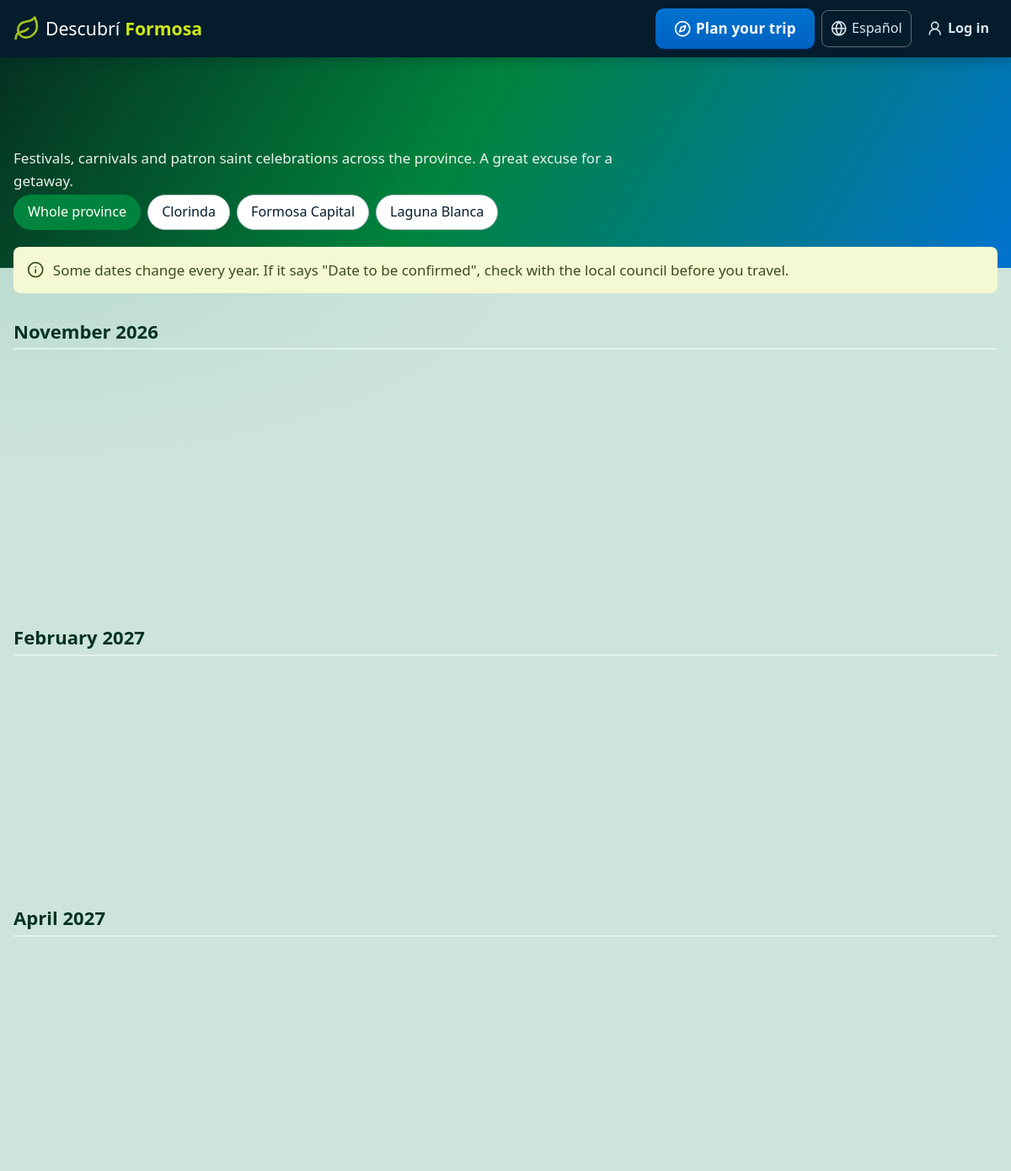
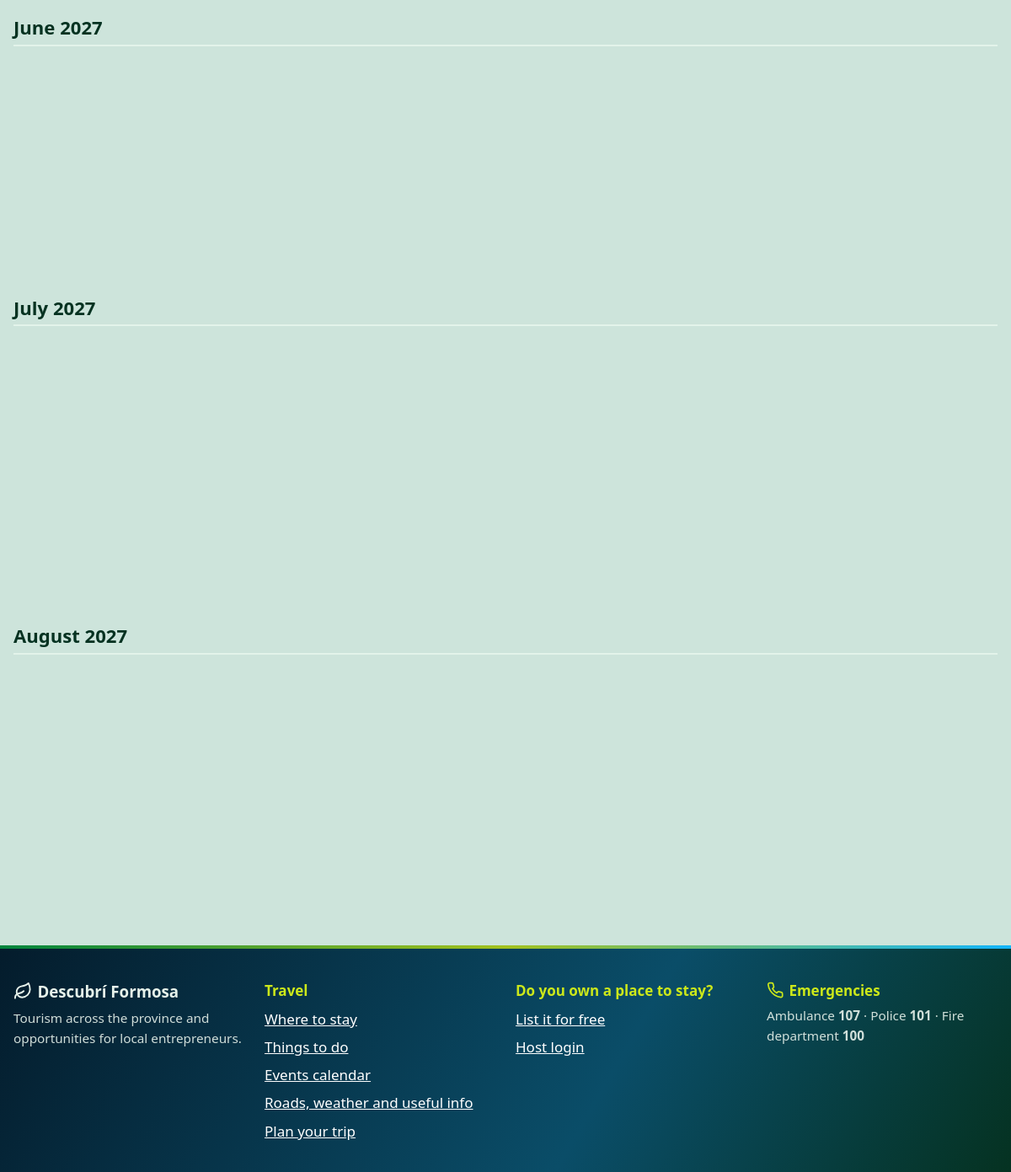
The page /eventos.php on the database its author committed (2 pictures, top to bottom).
### tables this page shows
CREATE TABLE localidades (
    id           INT UNSIGNED AUTO_INCREMENT PRIMARY KEY,
    nombre       VARCHAR(100) NOT NULL,
    slug         VARCHAR(100) NOT NULL UNIQUE,
    descripcion  TEXT,
    descripcion_en TEXT NULL,
    lat          DECIMAL(9,6) NOT NULL,
    lng          DECIMAL(9,6) NOT NULL,
    imagen       VARCHAR(255) NULL,
    es_destino   TINYINT(1) NOT NULL DEFAULT 1
);

### includes/eventos.php (the view, shortened to what this page needs)
<?php
require_once __DIR__ . '/funciones.php';
function proximos_eventos(int $limite = 0, int $localidad = 0): array
{
    $sql = "SELECT e.*, l.nombre AS localidad
            FROM eventos e JOIN localidades l ON l.id = e.localidad_id
            WHERE e.fecha_hasta >= CURDATE()" . ($localidad ? ' AND e.localidad_id = ?' : '') . "
            ORDER BY e.fecha_desde, e.nombre" . ($limite ? " LIMIT $limite" : '');
    $stmt = db()->prepare($sql);
    $stmt->execute($localidad ? [$localidad] : []);
    return $stmt->fetchAll();
}
function html_evento(array $ev): string
{
    $desde = strtotime($ev['fecha_desde']);
    $mes   = idioma() === 'en' ? date('M', $desde) : mb_substr(MESES_ES[date('n', $desde) - 1], 0, 3);
    ob_start(); ?>
    <?php
    return ob_get_clean();
}

### includes/idioma.php (called while the page is built, shortened)
<?php
function idioma(): string
{
    static $idioma = null;
    if ($idioma !== null) {
        return $idioma;
    }
    $navegador = strtolower(substr($_SERVER['HTTP_ACCEPT_LANGUAGE'] ?? '', 0, 2));
    return $idioma = $navegador === 'en' ? 'en' : 'es';
}
function diccionario(): array
{
    static $dic = null;
    return $dic ??= idioma() === 'en' ? require __DIR__ . '/../lang/en.php' : [];
}
function t(string $texto, array $vars = []): string
{
    $texto = diccionario()[$texto] ?? $texto;
    return $texto;
}

### config/db.php (called while the page is built, shortened)
<?php
function db(): PDO
{
    static $pdo = null;
    if ($pdo === null) {
        $dsn = 'mysql:host=' . DB_HOST . ';dbname=' . DB_NAME . ';charset=utf8mb4';
        $pdo = new PDO($dsn, DB_USER, DB_PASS, [
            PDO::ATTR_ERRMODE            => PDO::ERRMODE_EXCEPTION,
            PDO::ATTR_DEFAULT_FETCH_MODE => PDO::FETCH_ASSOC,
            PDO::ATTR_EMULATE_PREPARES   => false,
        ]);
    }
    return $pdo;
}

### includes/eventos.php (the view, shortened to what this page needs)
<?php
require_once __DIR__ . '/funciones.php';
function proximos_eventos(int $limite = 0, int $localidad = 0): array
{
    $sql = "SELECT e.*, l.nombre AS localidad
            FROM eventos e JOIN localidades l ON l.id = e.localidad_id
            WHERE e.fecha_hasta >= CURDATE()" . ($localidad ? ' AND e.localidad_id = ?' : '') . "
            ORDER BY e.fecha_desde, e.nombre" . ($limite ? " LIMIT $limite" : '');
    $stmt = db()->prepare($sql);
    $stmt->execute($localidad ? [$localidad] : []);
    return $stmt->fetchAll();
}
function html_evento(array $ev): string
{
    $desde = strtotime($ev['fecha_desde']);
    $mes   = idioma() === 'en' ? date('M', $desde) : mb_substr(MESES_ES[date('n', $desde) - 1], 0, 3);
    ob_start(); ?>
    <?php
    return ob_get_clean();
}

### eventos.php (shortened to what this page needs)
<?php
require_once __DIR__ . '/includes/eventos.php';
$localidades = db()->query("
    SELECT DISTINCT l.id, l.nombre FROM localidades l JOIN eventos e ON e.localidad_id = l.id
    WHERE e.fecha_hasta >= CURDATE() ORDER BY l.nombre
")->fetchAll();
$localidad = (int) ($_GET['localidad'] ?? 0);
$eventos   = proximos_eventos(0, $localidad);
$porMes = [];
foreach ($eventos as $ev) {
    $ts = strtotime($ev['fecha_desde'] < date('Y-m-d') ? date('Y-m-d') : $ev['fecha_desde']);
    $porMes[ucfirst(nombre_mes((int) date('n', $ts))) . ' ' . date('Y', $ts)][] = $ev;
}
require __DIR__ . '/includes/header.php';
?>
<section class="seccion">
    <div class="contenedor">
        <p class="seccion__intro">
            <?= e(t('Fiestas populares, carnavales y fiestas patronales de toda la provincia. Son una gran excusa para una escapada.')) ?>
        </p>
        <?php if ($localidades): ?>
            <nav class="chips eventos__filtro" aria-label="<?= e(t('Filtrar por localidad')) ?>">
                <a href="<?= url('eventos.php') ?>" class="chip <?= $localidad ? '' : 'activo' ?>"><?= e(t('Toda la provincia')) ?></a>
                <?php foreach ($localidades as $l): ?>
                    <a href="<?= url('eventos.php?localidad=' . $l['id']) ?>" class="chip <?= $localidad === (int) $l['id'] ? 'activo' : '' ?>"><?= e($l['nombre']) ?></a>
                <?php endforeach; ?>
            </nav>
        <?php endif; ?>
        <div class="alerta alerta--aviso">
            <?= icono('info') ?>
            <span><?= e(t('Algunas fechas cambian cada año. Si dice "Fecha a confirmar", consultá con el municipio antes de viajar.')) ?></span>
        </div>
        <?php foreach ($porMes as $mes => $lista): ?>
            <h2 class="eventos__mes"><?= e($mes) ?></h2>
            <div class="eventos__lista">
            </div>
        <?php endforeach; ?>
    </div>
</section>
<?php require __DIR__ . '/includes/footer.php'; ?>

### assets/css/estilos.css (style rules this page uses)
:root { --verde: #00843D; --verde-oscuro: #053221; --verde-medio: #2E8B29; --oliva: #3B4D1B; --lima: #A3C11E; --lima-claro: #CCE81A; --azul: #0072CE; --azul-oscuro: #0062C4; --azul-noche: #001F3F; --petroleo: #0A4D68; --noche: #041C2C; --celeste: #12B5FB; --violeta: #471E97; --lavanda: #7A73E4; --verde-claro: #e3f3ea; --azul-claro: #e5f1fb; --violeta-claro: #efedfc; --lima-suave: #f4f9d4; --texto: var(--noche); --texto-suave: #3f5260; --fondo: #cde4db; --blanco: #ffffff; --borde: #cdd9dc; --rojo: #b83227; --estrella: var(--verde-medio); --radio: 12px; --sombra: 0 2px 10px rgba(0, 0, 0, .07); --sombra-alta: 0 10px 28px rgba(5, 50, 33, .16); --degradado: linear-gradient(120deg, #053221 0%, #00843D 45%, #0072CE 100%); --degradado-acento: linear-gradient(135deg, #0072CE 0%, #0062C4 100%); --degradado-festivo: linear-gradient(135deg, #7A73E4 0%, #471E97 60%); --degradado-linea: linear-gradient(90deg, #00843D 0%, #A3C11E 50%, #12B5FB 100%); }
* { box-sizing: border-box; }
html { font-size: 106.25%; }
body { margin: 0; font-family: system-ui, -apple-system, "Segoe UI", Roboto, sans-serif; color: var(--texto); background: var(--fondo); line-height: 1.6; }
a { color: var(--verde-oscuro); }
.con-banda main > .seccion:first-child > .contenedor > .seccion__titulo, .con-banda main > .seccion:first-child > .contenedor > .seccion__intro, .con-banda main > .seccion:first-child > .contenedor > .volver { color: var(--blanco); }
.con-banda main > .seccion:first-child > .contenedor > .seccion__intro { opacity: .92; }
h1, h2, h3 { line-height: 1.25; }
.contenedor { width: 100%; max-width: 1200px; margin: 0 auto; padding: 0 16px; }
.seccion { padding: 32px 0; }
.seccion__intro { margin: 0 0 20px; color: var(--texto-suave); max-width: 720px; }
.alerta { padding: 14px 16px; border-radius: 8px; margin-bottom: 16px; background: var(--verde-claro); color: var(--verde-oscuro); }
.alerta--aviso { background: var(--lima-suave); color: var(--oliva); }
.chips { display: flex; flex-wrap: wrap; gap: 8px; }
.chip { position: relative; display: inline-flex; align-items: center; gap: 6px; min-height: 42px; font: inherit; font-size: .95rem; padding: 6px 16px; border-radius: 999px; border: 1px solid #aebfc6; background: var(--blanco); color: var(--texto); cursor: pointer; user-select: none; }
.chip.activo, .chip:has(input:checked) { background: var(--verde); border-color: var(--verde); color: var(--blanco); }

### assets/css/animaciones.css (style rules this page uses)
.aparece.aparece { opacity: 0; transform: translateY(18px); transition: opacity .5s ease-out, transform .5s ease-out; transition-delay: var(--retraso, 0ms); }
.chip { transition: background .2s, border-color .2s, color .2s, transform .15s; }
.btn, .chip { position: relative; overflow: hidden; }
.chip.activo, .chip:has(input:checked) { animation: pop .3s ease-out; }

### assets/css/eventos.css (style rules this page uses)
.eventos__filtro { margin-bottom: 20px; }
.eventos__filtro .chip { text-decoration: none; }
.eventos__mes { margin: 32px 0 12px; font-size: 1.3rem; color: var(--verde-oscuro); border-bottom: 2px solid var(--verde-claro); padding-bottom: 6px; }
.eventos__lista { display: grid; grid-template-columns: repeat(auto-fill, minmax(min(420px, 100%), 1fr)); gap: 16px; }

### rows shown on the page
localidades: nombre "Clorinda"
localidades: nombre "Formosa Capital"
localidades: nombre "Laguna Blanca"

### other values the page prints
t('Armá tu viaje') "Plan your trip"
IDIOMAS[$otroIdioma] "Español"
t('Iniciar sesión') "Log in"
t('Toda la provincia') "Whole province"
$mes "November 2026"
$mes "February 2027"
$mes "April 2027"
$mes "June 2027"
$mes "July 2027"
$mes "August 2027"
t('Para viajar') "Travel"
t('Dónde dormir') "Where to stay"
t('Qué hacer') "Things to do"
t('Calendario de eventos') "Events calendar"
t('Rutas, clima y datos útiles') "Roads, weather and useful info"
